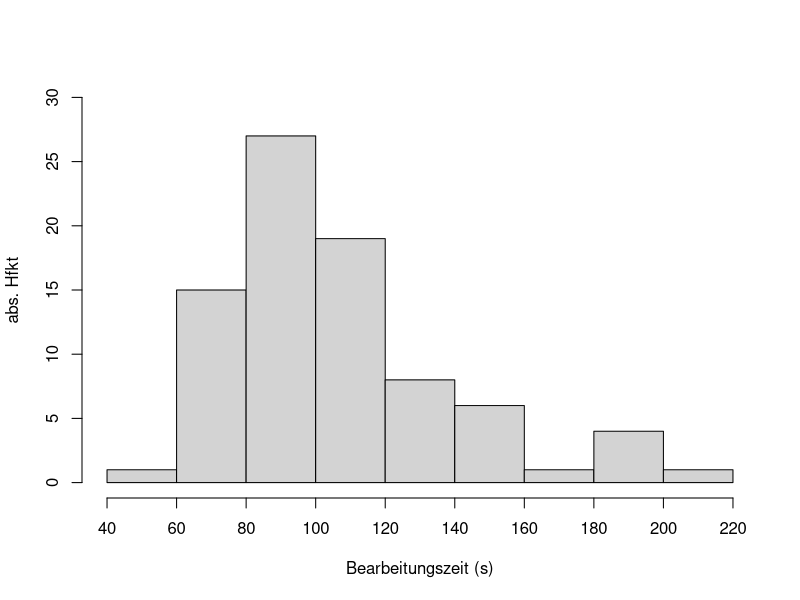
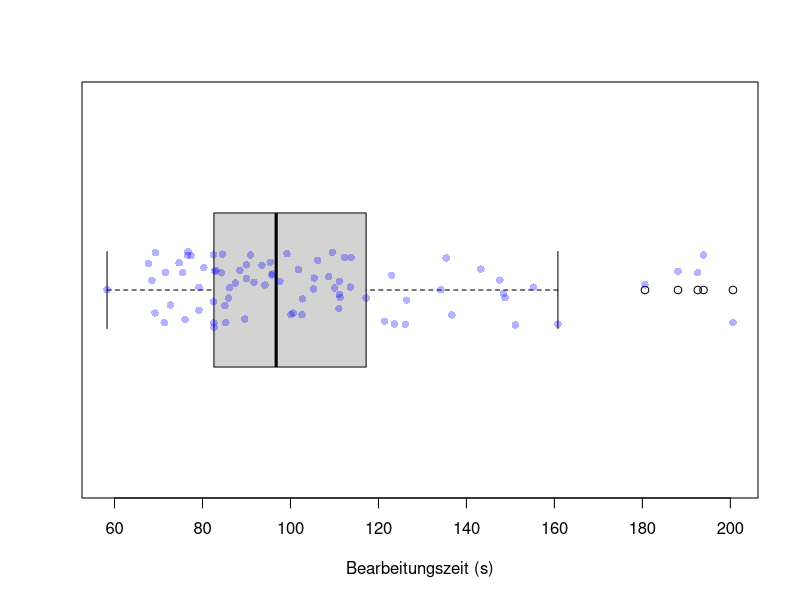
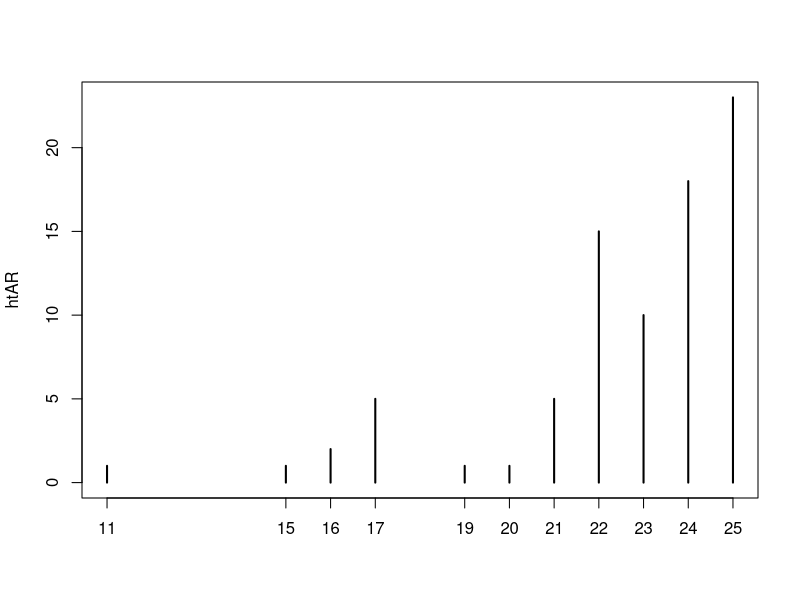
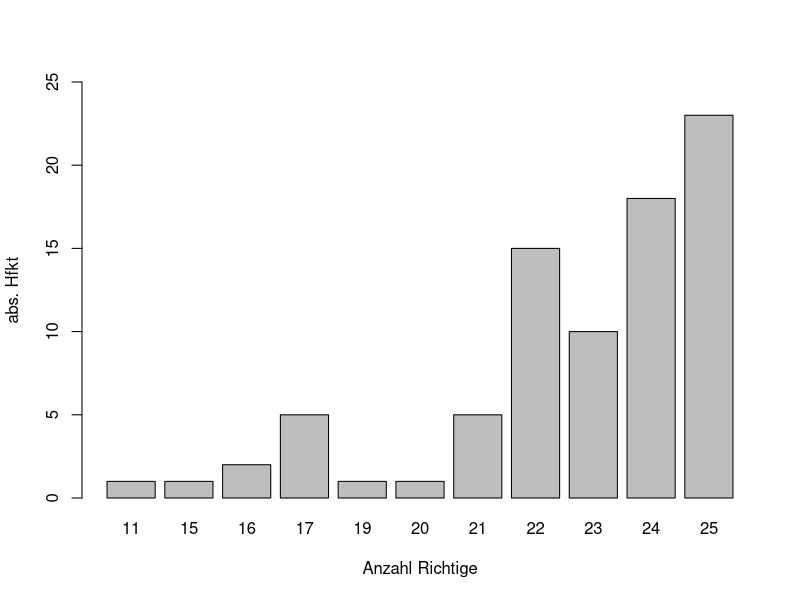
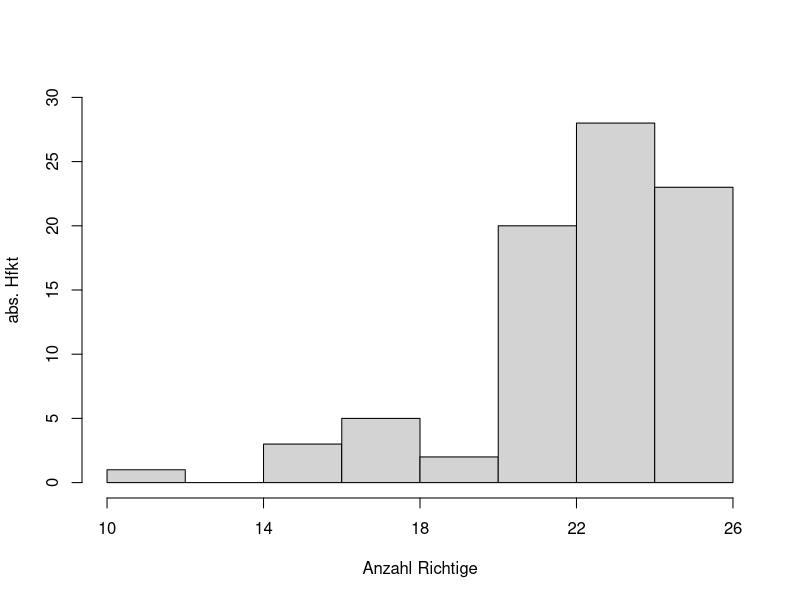
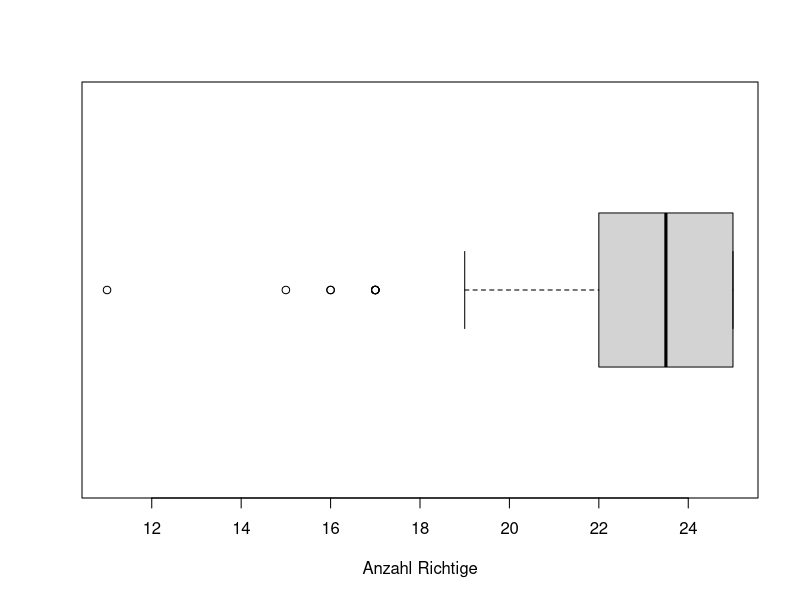
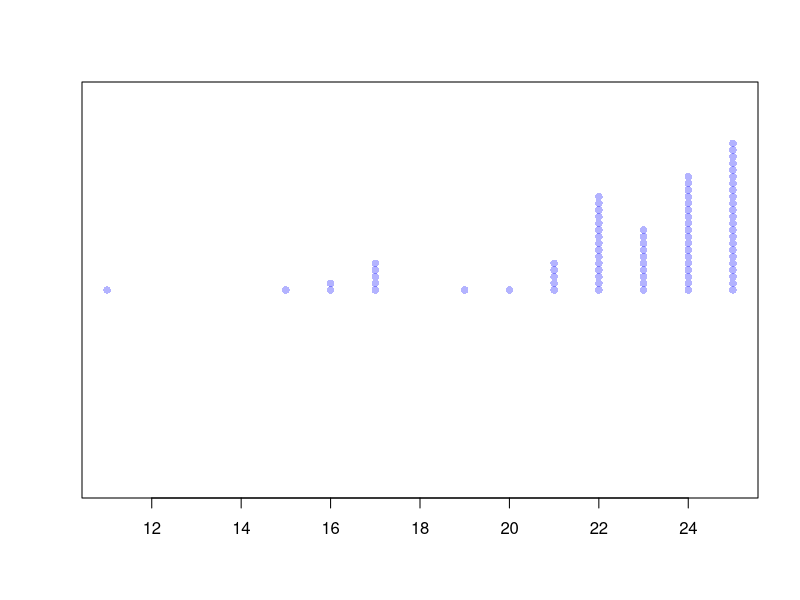
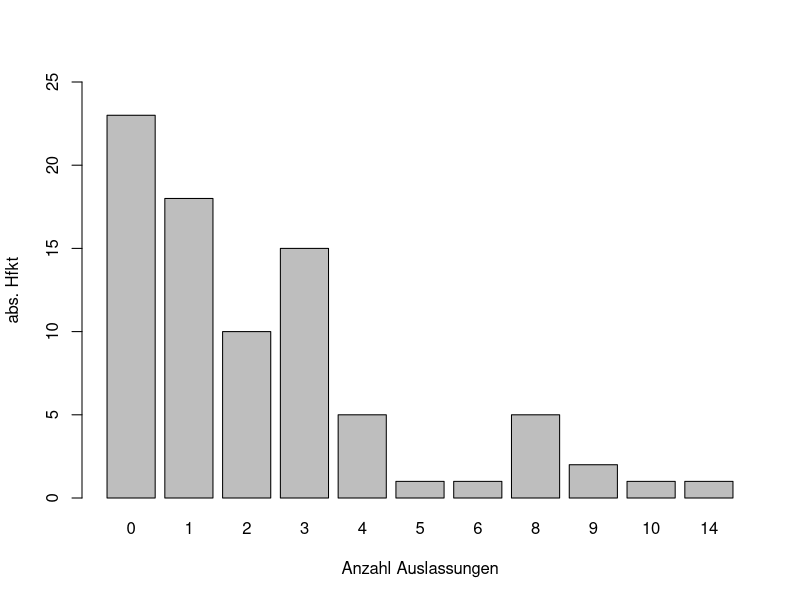

Write R code to recreate these figures, in order. (Note: this script raises an error after producing the figures.)
##### Fallstudien 1 - Projekt 2
##### Autor: Jorrit Kuehne
#####

library(scales)

setwd("C:/Users/jorri/Documents/GitHub/fallstudien/Projekt 2")

data = read.table("Konzentrationsdaten.txt", header = T)

{
dataG1 = data[data$gruppe == 1, ]
dataG2 = data[data$gruppe == 2, ]
dataG1D1 = dataG1[dataG1$durchgang == 1, ]
dataG1D2 = dataG1[dataG1$durchgang == 2, ]
dataG2D1 = dataG2[dataG2$durchgang == 1, ]
dataG2D2 = dataG2[dataG2$durchgang == 2, ]
dataD1 = data[data$durchgang == 1, ]
dataD2 = data[data$durchgang == 2, ]
dataD1GU = dataD1[dataD1$test_typ == "gu", ]
dataD1UG = dataD1[dataD1$test_typ == "ug", ]
}

n = length(data$id) / 2
n

################## DESKRIPTION ALLER VARIABLEN (UNIVARIAT) #####################

    # gruppe
table(data$gruppe)

    # durchgang (irrelevant -> fuer Jede id liegen 2 Durchgaenge vor)
table(data$durchgang)

    # test_typ (irrelevant -> ableitbar aus gruppe und durchgang)
table(data$test_typ)

    # B (Bearbeitungszeit)

# Kennzahlen
summB = summary(data$B, quantile.type = 2)
summB
sdB = sd(data$B)
sdB

# Histogramm
{
hist(data$B,
     main = "",
     xlim = c(40, 220),
     ylim = c(0,30),
     xlab = "Bearbeitungszeit (s)",
     ylab = "abs. Hfkt",
     xaxt = "n"
     )
axis(1, at = seq(40, 220, 20))
}

# Boxplot
boxplot(data$B,
        horizontal = TRUE,
        xlab = "Bearbeitungszeit (s)"
        )

# 1-D Streudiagramm
stripchart(data$B,
           method = "jitter",
           pch = 16,
           col = alpha("blue", 0.3),
           #vertical = TRUE,
           add = TRUE
           )

    # AR (Anzahl Richtige)

# Kennzahlen
summary(data$AR, quantile.type = 2)
sd(data$AR)

# HauefigkeitsTabelle (gut)
htAR = table(data$AR)
htAR

plot(htAR) # (??)

# Balkendiagramm (gut)
barplot(table(data$AR),
        ylim = c(0, 25),
        xlab = "Anzahl Richtige",
        ylab = "abs. Hfkt"
        )

# Histogramm (hier eher nicht sinnvoll)
{
hist(data$AR,
     ylim = c(0, 30),
     xaxt = "n",
     main = "",
     ylab = "abs. Hfkt",
     xlab = "Anzahl Richtige"
     )
axis(1, at = seq(10, 26, 4))
}

# Boxplot (hier eher nicht sinnvoll)
boxplot(data$AR,
        horizontal = TRUE,
        xlab = "Anzahl Richtige"
        )

# 1-D Streudiagramm (??)
stripchart(data$AR,
           method = "stack",
           pch = 16,
           col = alpha("blue", 0.3),
           #vertical = TRUE,
           #add = TRUE
           )

    # AA (Anzahl Auslassungen) <=> 25 - AR

# Kennzahlen
summary(data$AA, quantile.type = 2)
sd(data$AA)

# HauefigkeitsTabelle ("spiegelt" die von AR)
htAA = table(data$AA)
htAA

# Balkendiagramm ("spiegelt" das von AR)
barplot(table(data$AA),
        ylim = c(0, 25),
        xlab = "Anzahl Auslassungen",
        ylab = "abs. Hfkt"
        )

    # AF (Anzahl Falscher)

# Kennzahlen
summary(data$AF, quantile.type = 2)
sd(data$AF)

# Haeufigkeitstabelle
htAF = table(data$AF)
htAF

# Balkendiagramm
barplot(table(data$AF))


# Versuch von stacked Barplots
m = matrix(data = c(rev(htAR), htAA, htAF, rep(0, 6)), ncol = 3)
t = as.table(m)
colnames(t) = c("AR", "AA", "AF")
t
.
barplot(t,
        horiz = TRUE,
        las = 1,
        #col = c("red", "blue")
        xaxt = "n"
        )

text(x = cumsum(rev(htAR)) - 1, 
     y = 1,
     labels = rev(names(htAR))
     )
text(x = cumsum(htAA) - 1,
     y = 2,
     labels = names(htAA)
     )
text(x = cumsum(htAF) - 1,
     y = 3,
     labels = names(htAF)
     )
.

    # KL (Konzentrationsleistung)

# Kennzahlen
summary(data$KL, quantile.type = 2)
sd(data$KL)

# Boxplot
boxplot(data$KL,
        horizontal = TRUE,
        xlab = "Konzentrationsleistung"
        )

# Stripchart
stripchart(data$KL,
           method = "jitter",
           pch = 16,
           col = alpha("blue", 0.5),
           xlab = "Konzentrationsleistung",
           add = TRUE
           )

# Histogramm
hist(data$KL,
     breaks = seq(-40, 30, 5))

# Spielerei
#plot(data$KL)
#points(lowess(data$KL), type = "l", col = "red")
#index = 1:82
#abline(lm(data$KL ~ index)$coefficients, col = "blue")

################################################################################

  # DESKRIPTION zu Aufgabe 1 KONZENTRATIONSSCORE

hist(dataD1GU$KL,
     main = "Hist KL Durchgang 1 GU",
     #xlim = c(-30, 20),
     #ylim = c(0, 5),
     breaks = seq(-30, 20, 2)
     )

hist(dataD1UG$KL,
     main = "Hist KL Durchgang 1 UG",
     #xlim = c(-30, 20),
     #ylim = c(0,5),
     breaks = seq(-30, 20, 2)
     )

summary(dataD1GU$KL, quantile.type = 2)
sd(dataD1GU$KL)
summary(dataD1UG$KL, quantile.type = 2)
sd(dataD1UG$KL)

##### DESKRIPTION zu Aufgabe 2

  ### Konzentrationsleistung
hist(dataD1$KL,
     main = "Hist KL Durchgang 1 GES",
     #xlim = c(-30, 20),
     #ylim = c(0, 5),
     breaks = seq(-40, 30, 2)
     )

hist(dataD2$KL,
     main = "Hist KL Durchgang 2 GES",
     #xlim = c(-30, 20),
     #ylim = c(0, 5),
     breaks = seq(-40, 30, 2)
     )

# D1
summary(dataD1$KL, quantile.type = 2)
sd(dataD1$KL)
# D2
summary(dataD2$KL, quantile.type = 2)
sd(dataD1$KL)
# Schauen ob der Quotient NV ist (unnoetig - da 2 stichproben t-test moegl.)
hist(dataD1$KL / dataD2$KL)
shapiro.test(dataD1$KL / dataD2$KL)


  ### Bearbeitungszeit
hist(dataD1$B,
     main = "Hist B Durchgang 1 GES",
     xlim = c(40, 250)
     )

hist(dataD2$B,
     main = "Hist B Durchgang 2 GES"
     )

# D1
summary(dataD1$B, quantile.type = 2)
sd(dataD1$B)
# D2
summary(dataD2$B, quantile.type = 2)
sd(dataD2$B)

##### DESKRIPTION zu Aufgabe 3: Unterschied in Verbesserung der KL?

  # siehe unten Tests zu Aufgabe 3


####################################################
############# ENDE DESKRIPTION #####################
####################################################


# Extremwert (aus allen Datensaetzen) entfernen
{
  data = data[- which(data$id == 14), ]
  dataG1 = data[data$gruppe == 1, ]
  dataG2 = data[data$gruppe == 2, ]
  dataG1D1 = dataG1[dataG1$durchgang == 1, ]
  dataG1D2 = dataG1[dataG1$durchgang == 2, ]
  dataG2D1 = dataG2[dataG2$durchgang == 1, ]
  dataG2D2 = dataG2[dataG2$durchgang == 2, ]
  dataD1 = data[data$durchgang == 1, ]
  dataD2 = data[data$durchgang == 2, ]
  dataD1GU = dataD1[dataD1$test_typ == "gu", ]
  dataD1UG = dataD1[dataD1$test_typ == "ug", ]
}

n = length(data$id) / 2
n

### Tests fuer Aufgabe 1 ###

# TODO



### Test fuer Aufgabe 2 ###

## Konzentrationsleistung

# TODO

## Bearbeitungszeit

  # Idee: Differenz D2 - D1 testen auf kleiner null?
deltaB = dataD2$B - dataD1$B
hist(deltaB,
     breaks = seq(-100, 60, 10) 
     )
summary(deltaB, quantile.type = 2)
sd(deltaB)
  
  # Teste deltaB auf Normalverteilung
shapiro.test(deltaB)
  # p = 0.1187
  # -> H0 (deltaB normalverteilt) nicht verwerfbar

  # einstichproben t-Test auf
  # H0 deltaB >= 0  vs  H1: deltaB < 0
t.test(deltaB, alternative = "less", mu = 0)

qqnorm(deltaB)
abline(mean(deltaB), sd(deltaB))

  # AUFGABENTEIL 3

  # Bilde Differenz der KL innerhalb einzelner Gruppen
deltaKLG1 = dataG1D2$KL - dataG1D1$KL
deltaKLG2 = dataG2D2$KL - dataG2D1$KL

  # DESKRIPTION der Differenzen
  # Histogramme
hist(deltaKLG1)
hist(deltaKLG2)
  # Kennzahlen
summary(deltaKLG1, quantile.type = 2)
sd(deltaKLG1)
summary(deltaKLG2, quantile.type = 2)
sd(deltaKLG2)

  # TESTEN der Hypothese

  # TEST auf Normalverteilung  
shapiro.test(deltaKLG1)
shapiro.test(deltaKLG2)
  # NV Annahme (H0) kann nicht abgelehnt werden

  # TEST ob Varianzen gleich
var.test(deltaKLG1, deltaKLG2, alternative = "two.sided")
    # -> Varianzen gleich

  # TEST Zwei-Stichproben t-Test
  # H0: deltaKLG1 <= deltaKLG2  vs  H1: deltaKLG1 > deltaKLG2
t.test(deltaKLG1, deltaKLG2, alternative = "greater",
       var.equal = TRUE)
    # p-Wert = 0.783
    # H0 kann nicht abgelehnt werden

#########################################################


#quantile(dataD1GU$KL, type = 2)

## normal QQ-Plot:

# y-Koordinate: Sample Quantile / sorted Sample Values
# x-Koordinate: theoretische p-Quantile der N(0,1) Vtlg,
#               für p entsprechend dem p der sampleQuantile (berechnet mit ppoints)

# INTERPRETATION:
#
# Wenn die Punkte auf der Winkelhalbierenden liegen kann man eine N(0,1) Vtlg vermuten
# Wenn die Punkte auf einer Linie liegen dann eine lineare Trafo der N(0,1) Vtlg
#   d.h. N(mu, sigma)

#### Wie geht ein QQ Plot? #####
qqnorm(dataD1GU$KL)
qqline(dataD1GU$KL,
       probs = c(0.25, 0.75),
       distribution = qnorm,
       qtype = 2
       )

sq = sort(dataD1GU$KL)  # these are the sample quantiles "y-positions"
ppoints(20) # gibt das "p" an (aus p-Quantil) für das theoretisches Quantil
            # berechnet werden soll, welches dann die "x-Position" darstellt
tq = qnorm(ppoints(20))  # gibt die x-Position an
# hier 20, weil lengtH(dataD1GU$KL) = 20 

plot(tq, sq)  # entspricht plot aus qqnorm


# Idee gerade aus mittelwert = y-Achsenacbschnitt und sd = Steigung
# als Referenz
abline(mean(dataD1GU$KL), 
       sd(dataD1GU$KL),
       col = "red"
       )


  # Lineares Modell und einfacher Konfidenzstreifen für qq plot von dataD1GU$KL
  # wäre viel zu kompliziert und würde methodenteil zu lang machen und ist
  # außerdem mega unnötig - da ich im lm ja auch eine NV annehme...
qqModel = lm(sq ~ tq)
qqModel$coefficients
abline(qqModel$coefficients, col = "blue")

sigma_sq_hat_2 = sum(qqModel$residuals^2) / (20 - 1 - 1)

X = cbind(1, sq)
C2 = solve(t(X) %*% X)

alpha = 0.05
tquantile = qt(1 - alpha / 2, df = 20 - 1 - 1)
g1 = function(xStar) {
  tquantile * sqrt(sigma_sq_hat_2 * (c(1, xStar) %*% C2 %*% c(1, xStar)))
}


tq_star = as.data.frame(tq)
sq_star = predict(qqModel, tq_star)

simpleKIStreifenLower = sq_star - sapply(tq_star$tq, g1) # Untere Grenze Einfacher KI Streifen
simpleKIStreifenUpper = sq_star + sapply(tq_star$tq, g1) # Obere  Grenze Einfacher KI Streifen

points(tq_star$tq, simpleKIStreifenLower, col = "black", type = "l")
points(tq_star$tq, simpleKIStreifenUpper, col = "black", type = "l")



qqplot(tq, sq, conf.level = 0.05)


### Versuch


m = summary(dataD1$KL)[4]
s = sd(dataD1$KL)
hist(dataD1$KL,
     freq = FALSE)

points(dnorm(seq(-10, 10, 0.5), 0, s), type = "l")
  


##### Versuch ###

qSd4 = qnorm(ppoints(20), sd = 4)

plot(tq, qSd4)
abline(0, 1)
abline(0, 4, col = "red")

eQ = qexp(ppoints(20))

plot(tq, eQ)

# qqline (qtype = 2 ! )
qqline(dataD1GU$KL,
       qtype = 2
)
